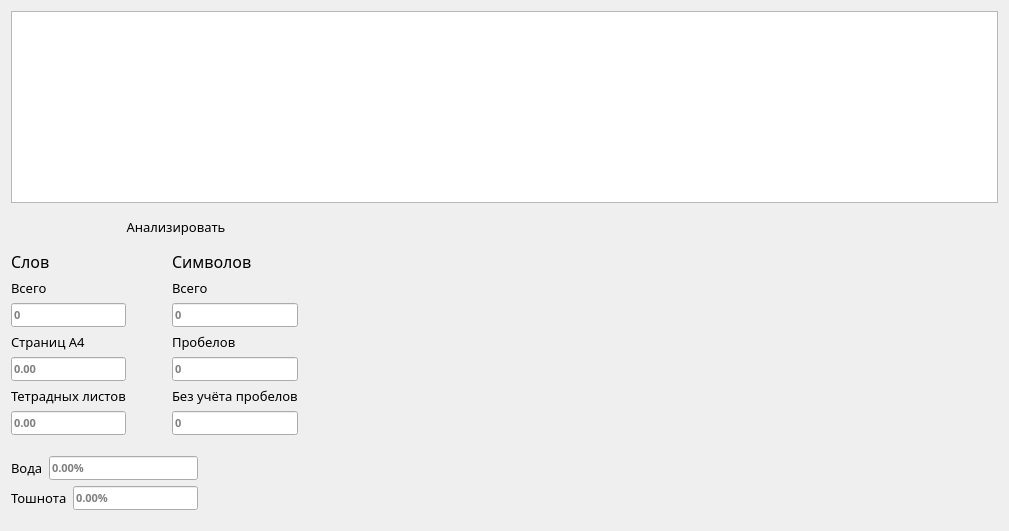
      <widget class="QWidget" name="page_10">
       <layout class="QVBoxLayout" name="verticalLayout_16">
        <item>
         <widget class="QTextEdit" name="analyze_input">
          <property name="font">
           <font>
            <family>Rubik</family>
            <pointsize>9</pointsize>
           </font>
          </property>
          <property name="styleSheet">
           <string notr="true"/>
          </property>
         </widget>
        </item>
        <item>
         <layout class="QHBoxLayout" name="horizontalLayout_11">
          <property name="spacing">
           <number>0</number>
          </property>
          <item>
           <widget class="QPushButton" name="analysed_text_paste">
            <property name="sizePolicy">
             <sizepolicy hsizetype="MinimumExpanding" vsizetype="Fixed">
              <horstretch>0</horstretch>
              <verstretch>0</verstretch>
             </sizepolicy>
            </property>
            <property name="minimumSize">
             <size>
              <width>35</width>
              <height>35</height>
             </size>
            </property>
            <property name="maximumSize">
             <size>
              <width>35</width>
              <height>35</height>
             </size>
            </property>
            <property name="font">
             <font>
              <family>Calibri</family>
              <pointsize>10</pointsize>
             </font>
            </property>
            <property name="cursor">
             <cursorShape>PointingHandCursor</cursorShape>
            </property>
            <property name="styleSheet">
             <string notr="true">QPushButton {
    border: 0px solid transparent;
    border-radius: 0px;
    border-top-left-radius: 5px;
    border-bottom-left-radius: 5px;
}</string>
            </property>
            <property name="text">
             <string/>
            </property>
            <property name="icon">
             <iconset>
              <normaloff>icons/dark/paste.png</normaloff>icons/dark/paste.png</iconset>
            </property>
            <property name="iconSize">
             <size>
              <width>24</width>
              <height>24</height>
             </size>
            </property>
           </widget>
          </item>
          <item>
           <widget class="QPushButton" name="analyzed_text_copy">
            <property name="sizePolicy">
             <sizepolicy hsizetype="MinimumExpanding" vsizetype="Fixed">
              <horstretch>0</horstretch>
              <verstretch>0</verstretch>
             </sizepolicy>
            </property>
            <property name="minimumSize">
             <size>
              <width>35</width>
              <height>35</height>
             </size>
            </property>
            <property name="maximumSize">
             <size>
              <width>35</width>
              <height>35</height>
             </size>
            </property>
            <property name="baseSize">
             <size>
              <width>0</width>
              <height>0</height>
             </size>
            </property>
            <property name="font">
             <font>
              <family>Calibri</family>
              <pointsize>10</pointsize>
             </font>
            </property>
            <property name="cursor">
             <cursorShape>PointingHandCursor</cursorShape>
            </property>
            <property name="styleSheet">
             <string notr="true">QPushButton {
    border: 0px solid transparent;
    border-radius: 0px;
}</string>
            </property>
            <property name="text">
             <string/>
            </property>
            <property name="icon">
             <iconset>
              <normaloff>icons/dark/copy.png</normaloff>icons/dark/copy.png</iconset>
            </property>
            <property name="iconSize">
             <size>
              <width>24</width>
              <height>24</height>
             </size>
            </property>
           </widget>
          </item>
          <item>
           <widget class="QPushButton" name="analyxed_text_clear">
            <property name="sizePolicy">
             <sizepolicy hsizetype="MinimumExpanding" vsizetype="Fixed">
              <horstretch>0</horstretch>
              <verstretch>0</verstretch>
             </sizepolicy>
            </property>
            <property name="minimumSize">
             <size>
              <width>35</width>
              <height>35</height>
             </size>
            </property>
            <property name="maximumSize">
             <size>
              <width>35</width>
              <height>35</height>
             </size>
            </property>
            <property name="font">
             <font>
              <family>Calibri</family>
              <pointsize>10</pointsize>
             </font>
            </property>
            <property name="cursor">
             <cursorShape>PointingHandCursor</cursorShape>
            </property>
            <property name="styleSheet">
             <string notr="true">QPushButton {
    border: 0px solid transparent;
    border-radius: 0px;
}</string>
            </property>
            <property name="text">
             <string/>
            </property>
            <property name="icon">
             <iconset>
              <normaloff>icons/dark/delete text.png</normaloff>icons/dark/delete text.png</iconset>
            </property>
            <property name="iconSize">
             <size>
              <width>24</width>
              <height>24</height>
             </size>
            </property>
           </widget>
          </item>
          <item>
           <widget class="QPushButton" name="analyze_text_button">
            <property name="sizePolicy">
             <sizepolicy hsizetype="MinimumExpanding" vsizetype="Fixed">
              <horstretch>0</horstretch>
              <verstretch>0</verstretch>
             </sizepolicy>
            </property>
            <property name="minimumSize">
             <size>
              <width>120</width>
              <height>35</height>
             </size>
            </property>
            <property name="maximumSize">
             <size>
              <width>120</width>
              <height>35</height>
             </size>
            </property>
            <property name="font">
             <font>
              <family>Rubik</family>
              <pointsize>10</pointsize>
              <bold>false</bold>
             </font>
            </property>
            <property name="cursor">
             <cursorShape>PointingHandCursor</cursorShape>
            </property>
            <property name="styleSheet">
             <string notr="true">QPushButton {
    border: 0px solid transparent;
    border-radius: 0px;
    border-top-right-radius: 5px;
    border-bottom-right-radius: 5px;
}</string>
            </property>
            <property name="text">
             <string>Анализировать</string>
            </property>
           </widget>
          </item>
          <item>
           <spacer name="horizontalSpacer_11">
            <property name="orientation">
             <enum>Qt::Orientation::Horizontal</enum>
            </property>
            <property name="sizeHint" stdset="0">
             <size>
              <width>40</width>
              <height>20</height>
             </size>
            </property>
           </spacer>
          </item>
         </layout>
        </item>
        <item>
         <layout class="QHBoxLayout" name="horizontalLayout_12">
          <item>
           <layout class="QGridLayout" name="gridLayout_6">
            <item row="3" column="0">
             <widget class="QLabel" name="slov_achetyre_text">
              <property name="font">
               <font>
                <family>Rubik</family>
                <pointsize>10</pointsize>
                <bold>false</bold>
               </font>
              </property>
              <property name="styleSheet">
               <string notr="true"/>
              </property>
              <property name="text">
               <string>Страниц A4</string>
              </property>
             </widget>
            </item>
            <item row="2" column="0">
             <widget class="QLineEdit" name="slova_output_vsego">
              <property name="font">
               <font>
                <family>Bahnschrift SemiBold</family>
                <pointsize>8</pointsize>
                <bold>true</bold>
               </font>
              </property>
              <property name="cursor">
               <cursorShape>ArrowCursor</cursorShape>
              </property>
              <property name="styleSheet">
               <string notr="true"/>
              </property>
              <property name="text">
               <string/>
              </property>
              <property name="placeholderText">
               <string>0</string>
              </property>
             </widget>
            </item>
            <item row="1" column="0">
             <widget class="QLabel" name="vsego_slov_text">
              <property name="font">
               <font>
                <family>Rubik</family>
                <pointsize>10</pointsize>
                <bold>false</bold>
               </font>
              </property>
              <property name="styleSheet">
               <string notr="true"/>
              </property>
              <property name="text">
               <string>Всего</string>
              </property>
             </widget>
            </item>
            <item row="6" column="0">
             <widget class="QLineEdit" name="slova_output_tetradnyxlistov">
              <property name="font">
               <font>
                <family>Bahnschrift SemiBold</family>
                <pointsize>8</pointsize>
                <bold>true</bold>
               </font>
              </property>
              <property name="cursor">
               <cursorShape>ArrowCursor</cursorShape>
              </property>
              <property name="styleSheet">
               <string notr="true"/>
              </property>
              <property name="text">
               <string/>
              </property>
              <property name="placeholderText">
               <string>0.00</string>
              </property>
             </widget>
            </item>
            <item row="4" column="0">
             <widget class="QLineEdit" name="slova_output_Achetyre">
              <property name="font">
               <font>
                <family>Bahnschrift SemiBold</family>
                <pointsize>8</pointsize>
                <bold>true</bold>
               </font>
              </property>
              <property name="cursor">
               <cursorShape>ArrowCursor</cursorShape>
              </property>
              <property name="styleSheet">
               <string notr="true"/>
              </property>
              <property name="text">
               <string/>
              </property>
              <property name="placeholderText">
               <string>0.00</string>
              </property>
             </widget>
            </item>
            <item row="5" column="0">
             <widget class="QLabel" name="slov_tetradnyhstr_text">
              <property name="font">
               <font>
                <family>Rubik</family>
                <pointsize>10</pointsize>
                <bold>false</bold>
               </font>
              </property>
              <property name="styleSheet">
               <string notr="true"/>
              </property>
              <property name="text">
               <string>Тетрадных листов</string>
              </property>
             </widget>
            </item>
            <item row="0" column="0">
             <widget class="QLabel" name="slov_text">
              <property name="font">
               <font>
                <family>Rubik</family>
                <pointsize>12</pointsize>
                <bold>false</bold>
               </font>
              </property>
              <property name="styleSheet">
               <string notr="true"/>
              </property>
              <property name="text">
               <string>Слов</string>
              </property>
             </widget>
            </item>
            <item row="2" column="1">
             <spacer name="horizontalSpacer_12">
              <property name="orientation">
               <enum>Qt::Orientation::Horizontal</enum>
              </property>
              <property name="sizeHint" stdset="0">
               <size>
                <width>40</width>
                <height>20</height>
               </size>
              </property>
             </spacer>
            </item>
           </layout>
          </item>
          <item>
           <layout class="QGridLayout" name="gridLayout_3">
            <item row="1" column="0">
             <widget class="QLabel" name="vsego_simvols_text">
              <property name="font">
               <font>
                <family>Rubik</family>
                <pointsize>10</pointsize>
                <bold>false</bold>
               </font>
              </property>
              <property name="styleSheet">
               <string notr="true"/>
              </property>
              <property name="text">
               <string>Всего</string>
              </property>
             </widget>
            </item>
            <item row="2" column="0">
             <widget class="QLineEdit" name="simvols_output_vsego">
              <property name="font">
               <font>
                <family>Bahnschrift SemiBold</family>
                <pointsize>8</pointsize>
                <bold>true</bold>
               </font>
              </property>
              <property name="cursor">
               <cursorShape>ArrowCursor</cursorShape>
              </property>
              <property name="styleSheet">
               <string notr="true"/>
              </property>
              <property name="text">
               <string/>
              </property>
              <property name="placeholderText">
               <string>0</string>
              </property>
             </widget>
            </item>
            <item row="0" column="0">
             <widget class="QLabel" name="simvols_text">
              <property name="font">
               <font>
                <family>Rubik</family>
                <pointsize>12</pointsize>
                <bold>false</bold>
               </font>
              </property>
              <property name="styleSheet">
               <string notr="true"/>
              </property>
              <property name="text">
               <string>Символов</string>
              </property>
             </widget>
            </item>
            <item row="3" column="0">
             <widget class="QLabel" name="simvols_probels_text">
              <property name="font">
               <font>
                <family>Rubik</family>
                <pointsize>10</pointsize>
                <bold>false</bold>
               </font>
              </property>
              <property name="styleSheet">
               <string notr="true"/>
              </property>
              <property name="text">
               <string>Пробелов</string>
              </property>
             </widget>
            </item>
            <item row="6" column="0">
             <widget class="QLineEdit" name="simvols_output_bezprobelov">
              <property name="font">
               <font>
                <family>Bahnschrift SemiBold</family>
                <pointsize>8</pointsize>
                <bold>true</bold>
               </font>
              </property>
              <property name="cursor">
               <cursorShape>ArrowCursor</cursorShape>
              </property>
              <property name="styleSheet">
               <string notr="true"/>
              </property>
              <property name="text">
               <string/>
              </property>
              <property name="placeholderText">
               <string>0</string>
              </property>
             </widget>
            </item>
            <item row="4" column="0">
             <widget class="QLineEdit" name="simvols_output_probels">
              <property name="font">
               <font>
                <family>Bahnschrift SemiBold</family>
                <pointsize>8</pointsize>
                <bold>true</bold>
               </font>
              </property>
              <property name="cursor">
               <cursorShape>ArrowCursor</cursorShape>
              </property>
              <property name="styleSheet">
               <string notr="true"/>
              </property>
              <property name="text">
               <string/>
              </property>
              <property name="placeholderText">
               <string>0</string>
              </property>
             </widget>
            </item>
            <item row="5" column="0">
             <widget class="QLabel" name="simvols_bezprobelow_text">
              <property name="font">
               <font>
                <family>Rubik</family>
                <pointsize>10</pointsize>
                <bold>false</bold>
               </font>
              </property>
              <property name="styleSheet">
               <string notr="true"/>
              </property>
              <property name="text">
               <string>Без учёта пробелов</string>
              </property>
             </widget>
            </item>
            <item row="2" column="1">
             <spacer name="horizontalSpacer_13">
              <property name="orientation">
               <enum>Qt::Orientation::Horizontal</enum>
              </property>
              <property name="sizeType">
               <enum>QSizePolicy::Policy::Fixed</enum>
              </property>
              <property name="sizeHint" stdset="0">
               <size>
                <width>700</width>
                <height>20</height>
               </size>
              </property>
             </spacer>
            </item>
           </layout>
          </item>
         </layout>
        </item>
        <item>
         <spacer name="verticalSpacer_17">
          <property name="orientation">
           <enum>Qt::Orientation::Vertical</enum>
          </property>
          <property name="sizeType">
           <enum>QSizePolicy::Policy::Fixed</enum>
          </property>
          <property name="sizeHint" stdset="0">
           <size>
            <width>10</width>
            <height>15</height>
           </size>
          </property>
         </spacer>
        </item>
        <item>
         <layout class="QGridLayout" name="gridLayout_7">
          <item row="0" column="3">
           <spacer name="horizontalSpacer_14">
            <property name="orientation">
             <enum>Qt::Orientation::Horizontal</enum>
            </property>
            <property name="sizeType">
             <enum>QSizePolicy::Policy::Fixed</enum>
            </property>
            <property name="sizeHint" stdset="0">
             <size>
              <width>800</width>
              <height>20</height>
             </size>
            </property>
           </spacer>
          </item>
          <item row="0" column="1" colspan="2">
           <widget class="QLineEdit" name="voda_output">
            <property name="font">
             <font>
              <family>Bahnschrift SemiBold</family>
              <pointsize>8</pointsize>
              <bold>true</bold>
             </font>
            </property>
            <property name="cursor">
             <cursorShape>ArrowCursor</cursorShape>
            </property>
            <property name="styleSheet">
             <string notr="true"/>
            </property>
            <property name="text">
             <string/>
            </property>
            <property name="placeholderText">
             <string>0.00%</string>
            </property>
           </widget>
          </item>
          <item row="1" column="0" colspan="2">
           <widget class="QLabel" name="toshnota_text">
            <property name="font">
             <font>
              <family>Rubik</family>
              <pointsize>10</pointsize>
              <bold>false</bold>
             </font>
            </property>
            <property name="styleSheet">
             <string notr="true"/>
            </property>
            <property name="text">
             <string>Тошнота</string>
            </property>
           </widget>
          </item>
          <item row="1" column="2">
           <widget class="QLineEdit" name="toshnota_output">
            <property name="font">
             <font>
              <family>Bahnschrift SemiBold</family>
              <pointsize>8</pointsize>
              <bold>true</bold>
             </font>
            </property>
            <property name="cursor">
             <cursorShape>ArrowCursor</cursorShape>
            </property>
            <property name="styleSheet">
             <string notr="true"/>
            </property>
            <property name="text">
             <string/>
            </property>
            <property name="placeholderText">
             <string>0.00%</string>
            </property>
           </widget>
          </item>
          <item row="0" column="0">
           <widget class="QLabel" name="voda_text">
            <property name="font">
             <font>
              <family>Rubik</family>
              <pointsize>10</pointsize>
              <bold>false</bold>
             </font>
            </property>
            <property name="styleSheet">
             <string notr="true"/>
            </property>
            <property name="text">
             <string>Вода</string>
            </property>
           </widget>
          </item>
         </layout>
        </item>
        <item>
         <spacer name="verticalSpacer_18">
          <property name="orientation">
           <enum>Qt::Orientation::Vertical</enum>
          </property>
          <property name="sizeType">
           <enum>QSizePolicy::Policy::Fixed</enum>
          </property>
          <property name="sizeHint" stdset="0">
           <size>
            <width>10</width>
            <height>10</height>
           </size>
          </property>
         </spacer>
        </item>
       </layout>
      </widget>
